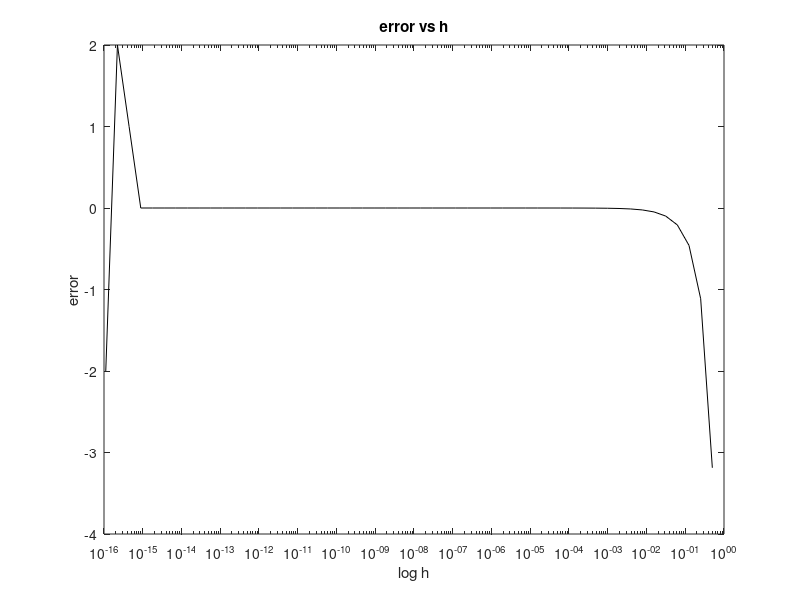

MATLAB code for this plot:
% BM Homework 10 Problem 1
%calculating error of derivative

x=1;                           %set value
h=0.5;                         %set value
fx=5-4*x^2+3*x^3-2*x^4+x^5;    %polynomial function f(x) 
df(x)=-8*x+9*x^2-8*x^3+5*x^4;  %analytical derivative of polynomial function f(x) 

for A=1:999999;                %set loop
    B=(x+h(A));
    fb=5-4*B^2+3*B^3-2*B^4+B^5; 
    dfa= ((fb)-(fx))/h(A);      %calculating approximate derivative 
    error(A)=df-dfa;            %calculate error
    if 1+h>1;                   
        h(A+1)= h(A)/2;
    else
        break                   %if 1+h=1 break loop
    end
end
                                % setup and label graph
semilogx(h,error,'k')
title('error vs h')
xlabel('log h')
ylabel('error')
 
